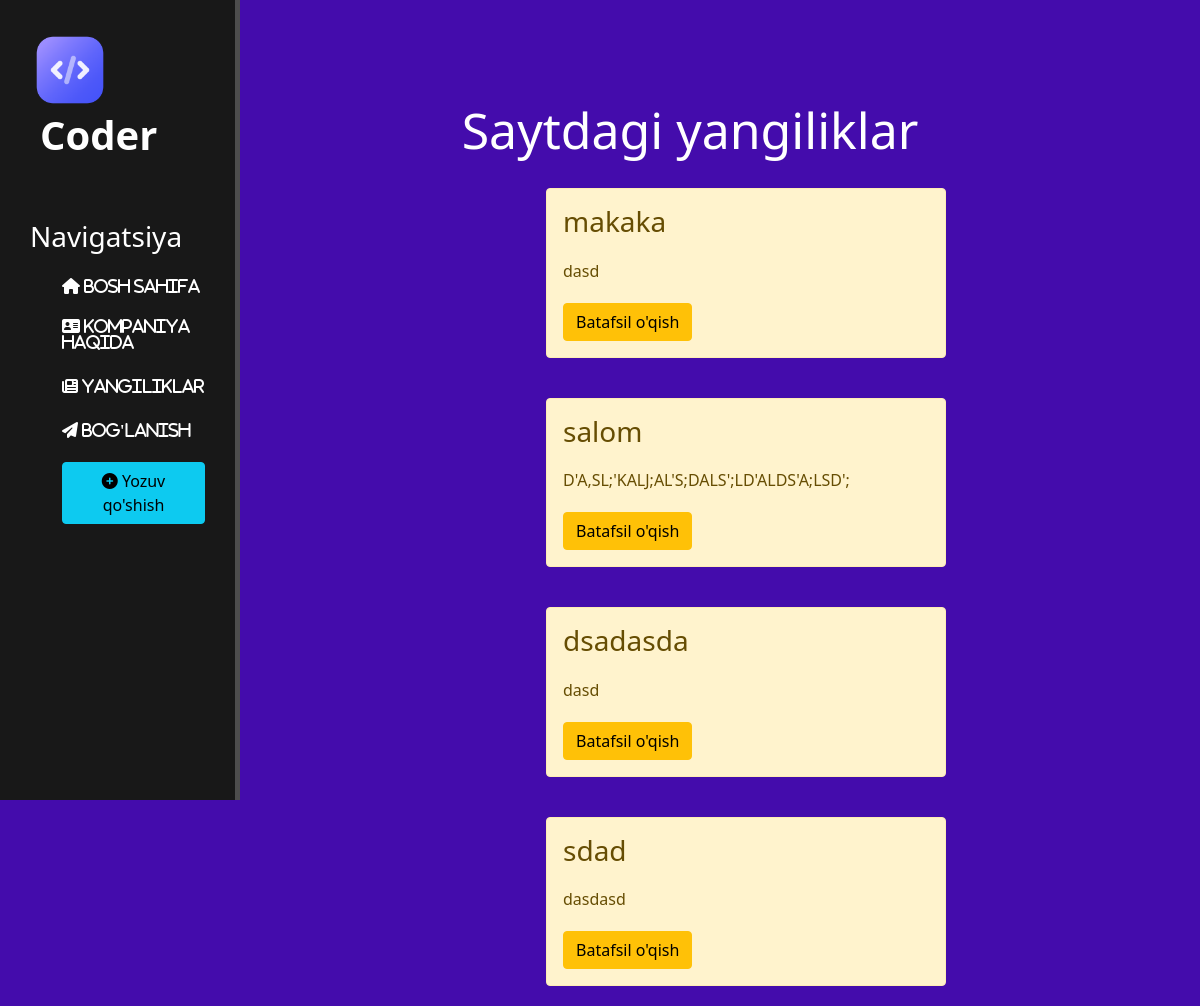
Before: /news/ with the older database file.
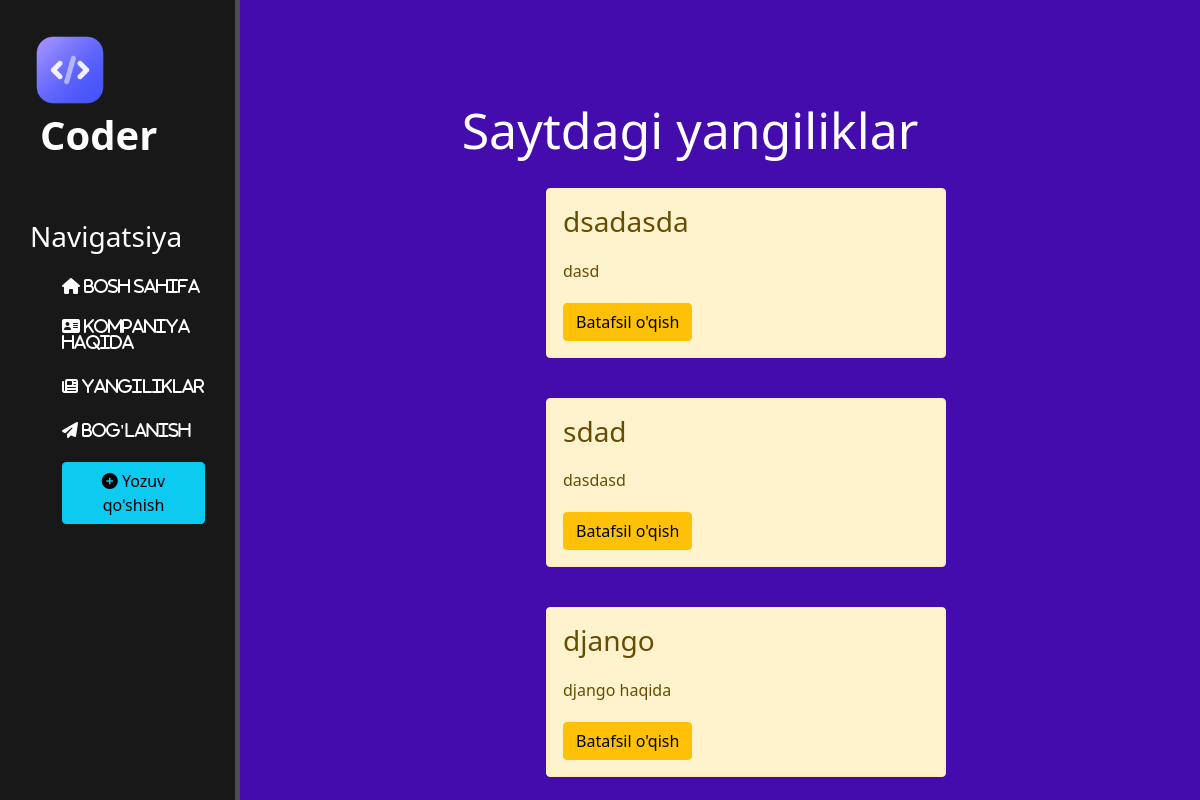
After: the same page with the newer database file.
### news/models.py (models this page shows, shortened)
class News(models.Model):
    title = models.CharField('Nomi', max_length=255)
    anons = models.CharField('Anons', max_length=255)
    full_text = models.TextField('Maqola')
    date = models.DateTimeField('Nashr etilgan sana')
    class Meta:
        verbose_name = 'Yangilik'
        verbose_name_plural = 'Yangiliklar'

### news/views.py (the view)
# urls.py: path('', views.news_home, name='news_home'),
def news_home(request):
    news = News.objects.order_by('-date')
    return render(request, 'news/news_home.html', {'news': news})

### news/templates/news/news_home.html (shortened to what this page needs)
{% extends 'main/layout.html'%}
{% block content%}
<div class="features">
    <h1> Saytdagi yangiliklar </h1>
    {% if news %}
    {% for el in news %}
        <div class="alert alert-warning">
            <h3>{{el.title}}</h3>
            <p>{{el.anons}}</p>
            <a href="{% url 'news_detail' el.id %}" class="btn btn-warning">Batafsil o'qish</a>
        </div>
    {% endfor %}
    {% else %}
        <p>Yangilik yo'q</p>
    {% endif %}
</div>
{% endblock %}

### main/templates/main/layout.html (shortened to what this page needs)
{% load static %}
<!DOCTYPE html>
<html lang="en">
<head>
    <link href="https://cdn.jsdelivr.net/npm/bootstrap@5.0.2/dist/css/bootstrap.min.css" rel="stylesheet">
    <link rel="stylesheet" href="{% static 'main/css/main.css' %}">
    <link rel="stylesheet" href="https://stackpath.bootstrapcdn.com/font-awesome/4.7.0/css/font-awesome.min.css">
    <link rel="stylesheet" href="https://cdnjs.cloudflare.com/ajax/libs/font-awesome/6.5.0/css/all.min.css">
</head>
<body>
    <aside>
        <img src="{% static 'main/img/nyarch.png' %}" alt="logo">
        <span class="logo"> Coder </span>
        <h3>Navigatsiya</h3>
        <ul>
            <a href="{% url 'home' %}"> <li><i class="fa fa-home" aria-hidden="true"> Bosh sahifa</i></li></a>
            <a href="{% url 'about' %}"> <li><i class="fa fa-address-card" aria-hidden="true"> Kompaniya haqida</i></li></a>
            <a href="{% url 'news_home' %}"> <li><i class="fa fa-newspaper-o" aria-hidden="true"> Yangiliklar</i></li></a>
            <a href=""> <li><i class="fa fa-paper-plane" aria-hidden="true"> Bog'lanish</i></li></a>
            <a href="{% url 'create' %}"><li><button class="btn btn-info"><i class="fas fa-plus-circle"></i> Yozuv qo'shish</button></li></a>
        </ul>
    </aside>
<main>
    {% block content %}
    {% endblock %}
</main>
</body>
</html>

### main/static/main/css/main.css (style rules this page uses)
body { background-color: #440cac ; }
aside { float: left; background: #181818; width: 20%; padding: 2.5%; height: 100vh; color: #fff; border-right: 5px solid #4d4d4d; }
aside img { width: 80px; float: left; }
aside .logo { font-size: 40px; margin-left: 10px; font-weight: bold; position: relative; top: -5px; }
aside h3 { margin-top: 50px; font-size: 28px ; }
aside ul { list-style: none; }
aside ul li { color: #fff; display: block; margin-top: 20px; transition: transform .6s ease; }
main .features { float: left; color: #fff; margin-top: 100px; text-align: center; width: 75%; }
main .features h1 { font-size: 50px; }
main .features p { max-width: 400px; margin: 20px auto; }
.alert-warning { float: left; clear: both; width: 400px; margin: 20px 34%; text-align: left; }

Changed rows visible on the page:
removed News: title "makaka", anons "dasd"
removed News: title "salom", anons "D'A,SL;'KALJ;AL'S;DALS';LD'ALDS'A;LSD';"
added News: title "django", anons "django haqida"
